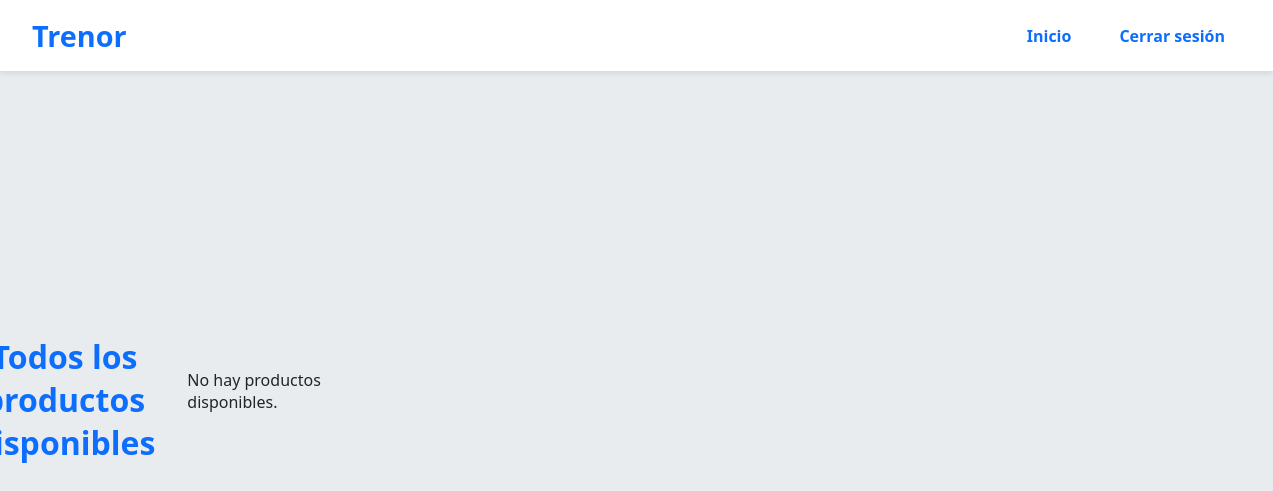
The app's page /ver_categoria (signed in), older data.
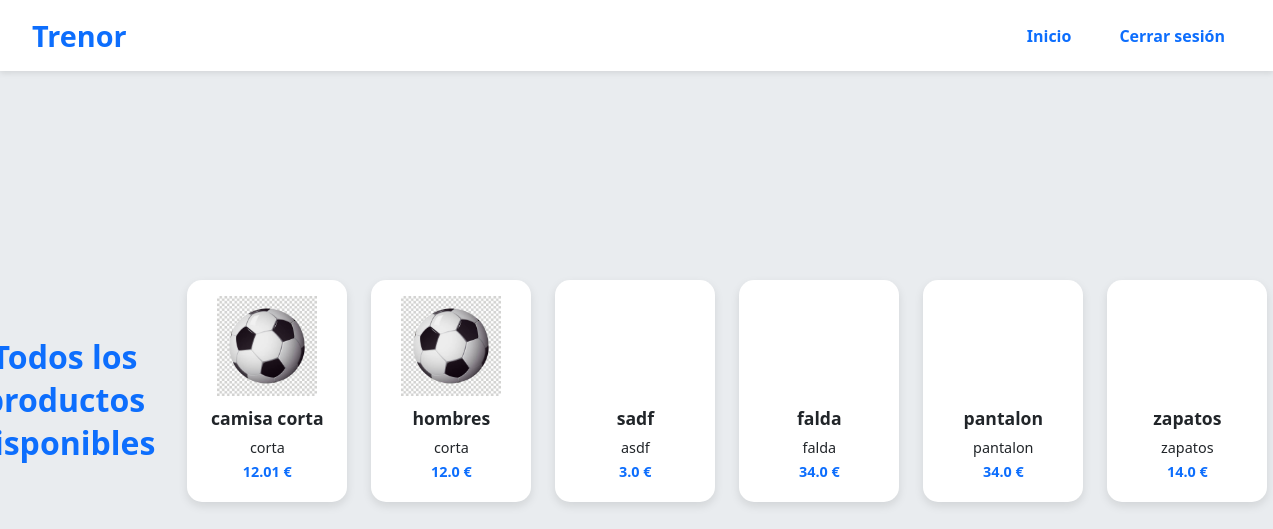
The same page, newer data.
### app.py (models this page shows)
class Producto(db.Model):
    id = db.Column(db.Integer, primary_key=True)
    nombre = db.Column(db.String(100), nullable=False)
    descripcion = db.Column(db.String(300))
    precio = db.Column(db.Float, nullable=False)
    categoria_id = db.Column(db.Integer, db.ForeignKey('categoria.id'))
    imagen = db.Column(db.String(300))

### app.py (the view)
@app.route('/ver_categoria')
def ver_categoria():
    if 'usuario_id' not in session:
        flash('Debes iniciar sesión para ver los productos.')
        return redirect(url_for('login'))
    productos = Producto.query.all()
    return render_template('ver_categoria.html', productos=productos)

### templates/ver_categoria.html
{% extends 'layout.html' %}
{% block content %}
<h2 class="titulo-productos">Todos los productos disponibles</h2>
<div class="productos-grid">
    {% for producto in productos %}
        <div class="producto-card">
            <div class="imagen-container">
                {% if producto.imagen %}
                    <img src="{{ url_for('static', filename=producto.imagen.split('static/')[1]) }}" alt="{{ producto.nombre }}">
                {% endif %}
            </div>
            <h3>{{ producto.nombre }}</h3>
            <p>{{ producto.descripcion }}</p>
            <p class="precio">{{ producto.precio }} €</p>
        </div>
    {% else %}
        <p>No hay productos disponibles.</p>
    {% endfor %}
</div>
{% endblock %}

Row changes from the older to the newer data that the page shows:
added Producto: imagen (picture), nombre "camisa corta", descripcion "corta", precio "12.01"
added Producto: imagen (picture), nombre "hombres", descripcion "corta", precio "12.0"
added Producto: nombre "sadf", descripcion "asdf", precio "3.0"
added Producto: nombre "falda", descripcion "falda", precio "34.0"
added Producto: nombre "pantalon", descripcion "pantalon", precio "34.0"
added Producto: nombre "zapatos", descripcion "zapatos", precio "14.0"
Text that changed along with them:
text no longer shown: "No hay productos disponibles."
